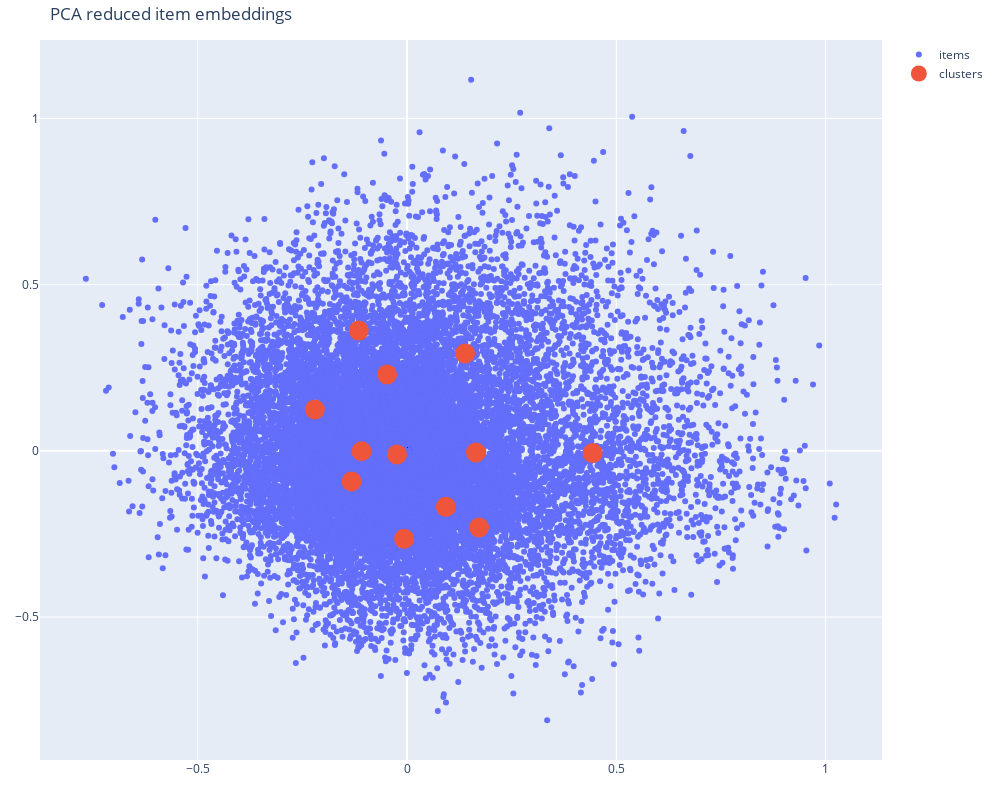

Source (notebook cell):
### Code cell
pca=PCA(2)

fig = go.Figure()


pca_item_embeddings=pca.fit_transform(embeddings_np)
fig.add_trace(go.Scatter(x=pca_item_embeddings[:,0], y=pca_item_embeddings[:,1], name='items', mode='markers'))

pca_clusters=pca.transform(kmeans.cluster_centers_)
fig.add_trace(go.Scatter(x=pca_clusters[:,0], y=pca_clusters[:,1], name='cluster center', mode='markers', marker_size=20))


fig.update_layout(title='PCA reduced item embeddings',
                  margin=dict(l=40, r=40, t=40, b=40),
                  width=1000, height=800)
fig.show()

### Figure 1 — Plotly figure (JSON) as saved in the notebook; plotly's stock layout.template omitted (floating-point values rounded to 4 significant figures; data arrays with more than 128 entries replaced by an {"elided": "..."} marker saying what was removed)
{"data": [{"mode": "markers", "name": "items", "type": "scatter", "x": {"elided": "28583 float values"}, "y": {"elided": "28583 float values"}}, {"marker": {"size": 20}, "mode": "markers", "name": "clusters", "type": "scatter", "x": [-0.1155, -0.04778, -0.1326, -0.2204, 0.1645, 0.09267, 0.4434, 0.172, -0.007062, -0.1089, 0.1385, -0.02426], "y": [0.3617, 0.2298, -0.09192, 0.1243, -0.005122, -0.1685, -0.006791, -0.2307, -0.2647, -0.001266, 0.2927, -0.01104]}], "layout": {"height": 800, "margin": {"b": 40, "l": 40, "r": 40, "t": 40}, "title": {"text": "PCA reduced item embeddings"}, "width": 1000}}
